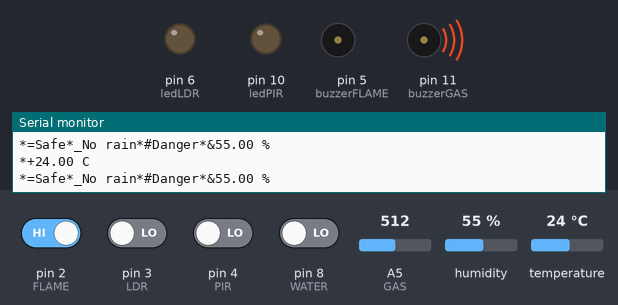
The sketch below on a simulated Arduino Uno, built with avr-gcc and run on an emulated ATmega328P. Shown: output pins drawn as LEDs (lit = HIGH), buzzer (waves = sounding, pin HIGH), the last lines printed to the serial monitor. The inputs (shaded band) are chosen by the test bench; at power-on: pin 2 (FLAME) HIGH, pin 3 (LDR), pin 4 (PIR), pin 8 (WATER) LOW, A5 (GAS) = 512, humidity 55 %, temperature 24 °C.

Above: at 1.2 s.
1.3 s: A5 (GAS) set to 286
7.3 s: A5 (GAS) set to 263
At 7.9 s:
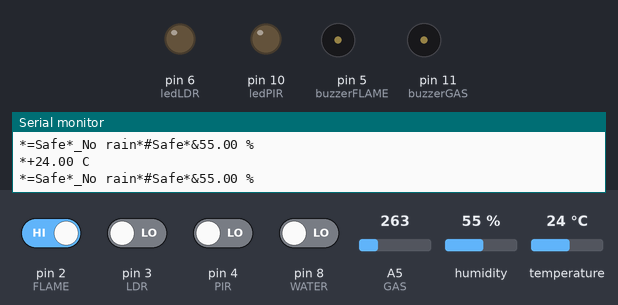
8.8 s: pin 2 (FLAME) driven LOW
At 9.8 s:
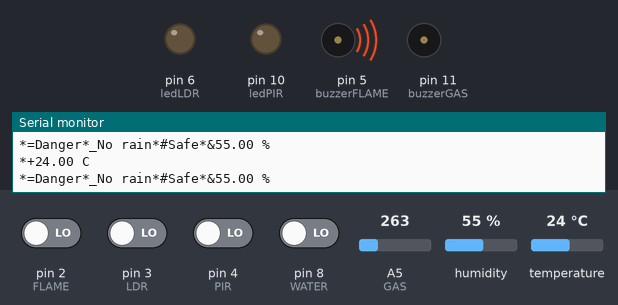
10.3 s: pin 3 (LDR) driven HIGH
At 11.5 s:
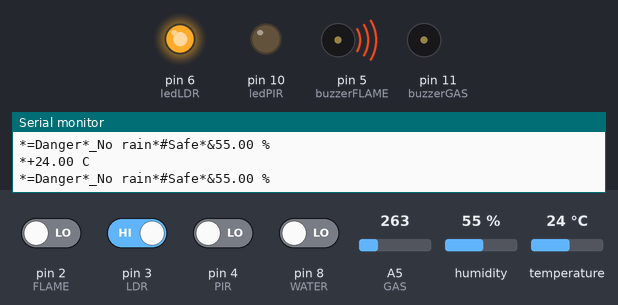
11.8 s: pin 4 (PIR) driven HIGH
At 12.3 s:
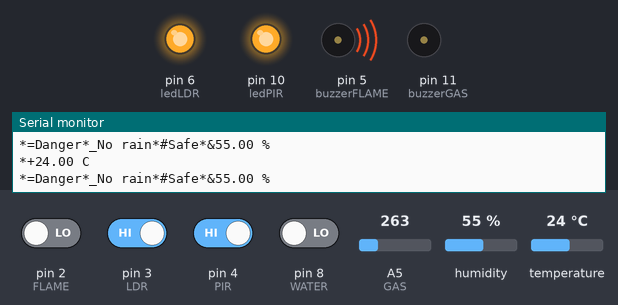
13.3 s: pin 2 (FLAME) driven HIGH
At 14.1 s:
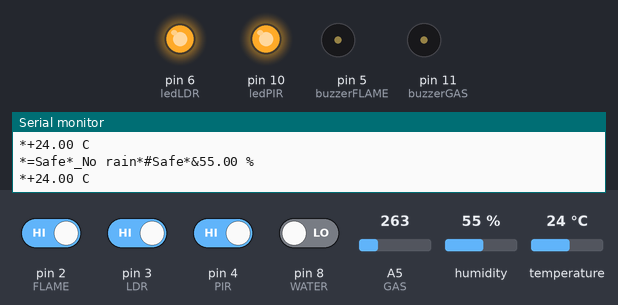
Timing chart, 0 to 15.8 s (numbered marks = the images above; inputs shaded):
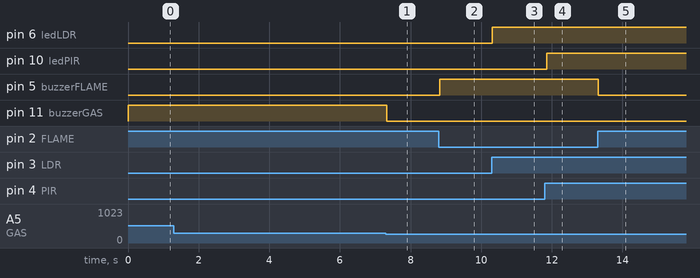

The sketch:

main.ino
```cpp
#include <DHT.h>
#define FLAME  2
#define LDR  3
#define PIR 4
#define buzzerFLAME 5
#define ledLDR  6
#define DHTPIN 7
#define WATER 8
#define ledPIR 10
#define buzzerGAS 11
#define GAS A5
#define DHTTYPE DHT22


DHT dht(DHTPIN, DHTTYPE);
int calibrationTime = 30;
long unsigned int lowIn;
long unsigned int pause = 5000;
boolean lockLow = true;
boolean takeLowTime;
int PIRValue = 0;
int THRESHOLD = 275;
float hum;
float temp;


void setup()
{
Serial.begin(9600);
dht.begin();
pinMode(buzzerFLAME, OUTPUT);
pinMode(FLAME, INPUT);
pinMode(LDR, INPUT);
pinMode(WATER, INPUT);
pinMode(ledLDR, OUTPUT);
pinMode(PIR, INPUT);
pinMode(ledPIR, OUTPUT);
pinMode(buzzerGAS, OUTPUT);
pinMode(GAS, INPUT);
}

void loop()
{
  LIGHTSensor();
  PIRSensor();
  TEMPHUMDSensor();
  FLAMESensor();
  WATERSensor();
  SMOKESensor();
}

void PIRSensor()
 {
   if(digitalRead(PIR) == HIGH) {
      if(lockLow) {
         PIRValue = 1;
         lockLow = false;
         delay(50);
      }
      takeLowTime = true;
      digitalWrite(ledPIR, HIGH);
   }
   if(digitalRead(PIR) == LOW) {
      if(takeLowTime){
         lowIn = millis();
         takeLowTime = false;
      }
      if(!lockLow && millis() - lowIn > pause) {
         PIRValue = 0;
         lockLow = true;
         delay(50);
      }
      digitalWrite(ledPIR,LOW);
   }
   }
   void TEMPHUMDSensor()
   {
     hum = dht.readHumidity();
     temp= dht.readTemperature();
    Serial.print("*&");
    Serial.print(hum);
    Serial.println(" %");
    Serial.print("*+");
    Serial.print(temp);
    Serial.println(" C");
   }
   void FLAMESensor()
   {
   if(digitalRead(FLAME) == LOW)
   {
    digitalWrite(buzzerFLAME, HIGH);
    Serial.print("*=Danger");
   }
   else
   {
    digitalWrite(buzzerFLAME, LOW);
    Serial.print("*=Safe");
   }
   }
void LIGHTSensor()
{
    if(digitalRead(LDR) == HIGH)
   {
    digitalWrite(ledLDR, HIGH);
   }
   else
   {
    digitalWrite(ledLDR, LOW);
   }
}
void WATERSensor(){
 if( digitalRead(WATER) == HIGH) {
      Serial.print("*_Raining");
   }else {
      Serial.print("*_No rain");
   }
}
 void SMOKESensor()
 {
   int analogValue = analogRead(GAS);
   if (analogValue >= THRESHOLD) {
    digitalWrite(buzzerGAS, HIGH);
    Serial.print("*#Danger");
   }
   else {
   digitalWrite(buzzerGAS, LOW);
   Serial.print("*#Safe");
   }
   delay(5);
}
```

Measured:
- the behaviour switches between 275 and 274 on A5 (GAS) (found by bisection; images 0 and 1)
- after the input at 7.3 s, pin 11 (buzzerGAS): HIGH → LOW at once
- after the input at 8.8 s, pin 5 (buzzerFLAME): LOW → HIGH at once
- after the input at 10.3 s, pin 6 (ledLDR): LOW → HIGH at once
- after the input at 11.8 s, pin 10 (ledPIR): LOW → HIGH after 0.06 s
- after the input at 13.3 s, pin 5 (buzzerFLAME): HIGH → LOW at once
